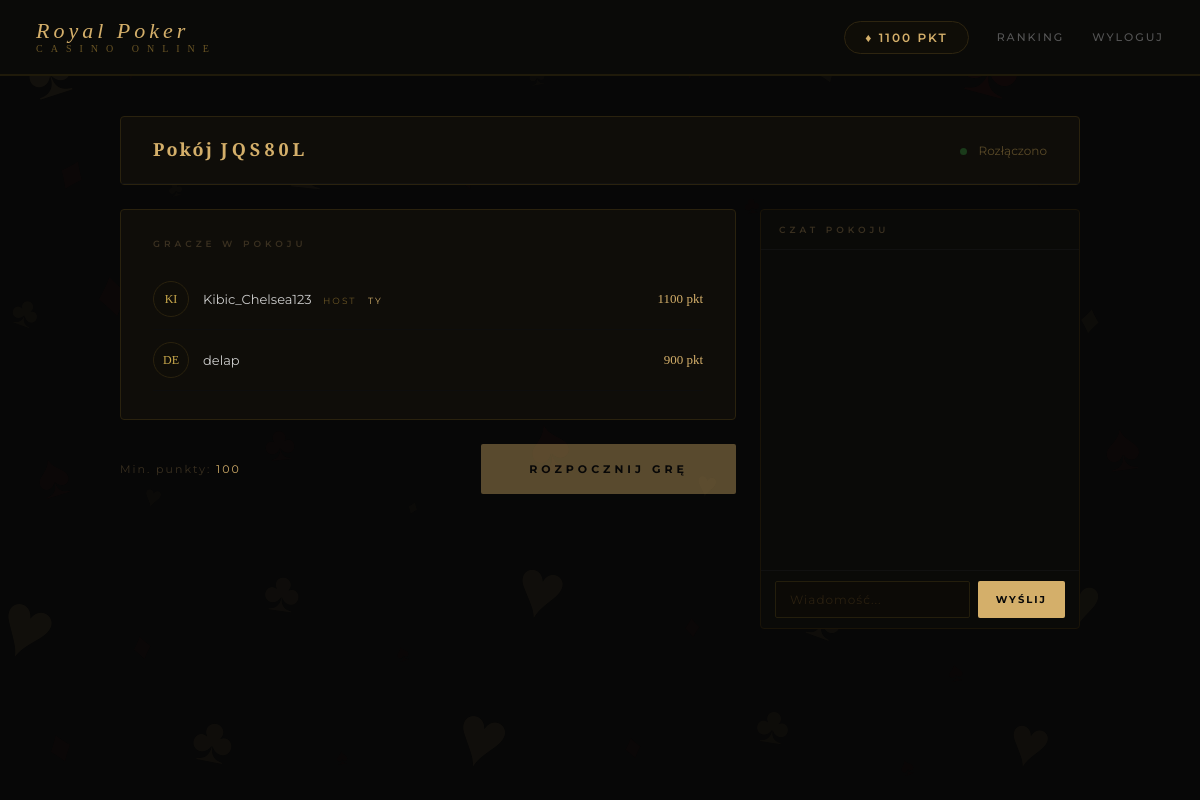
Page /lobby/pokoj/JQS80L/ (signed in) on the committed database.
### accounts/models.py (models this page shows)
class Player(AbstractUser):
    points = models.IntegerField(default=1000)
    groups = models.ManyToManyField(
        'auth.Group',
        blank=True,
        related_name='player_set'
    )
    user_permissions = models.ManyToManyField(
        'auth.Permission',
        blank=True,
        related_name='player_set'
    )

### lobby/models.py (models this page shows, shortened)
class Room(models.Model):
    kod = models.CharField(max_length=6, unique=True)
    host = models.ForeignKey(Player, on_delete=models.CASCADE, related_name='hosted_rooms')
    gracze = models.ManyToManyField(Player, related_name='rooms', blank=True)
    max_graczy = models.IntegerField(default=6)
    min_punkty = models.IntegerField(default=100)
    aktywna = models.BooleanField(default=True)
    stworzona = models.DateTimeField(auto_now_add=True)

### lobby/views.py (the view)
# urls.py: path('pokoj/<str:kod>/', views.pokoj_view, name='pokoj'),
@login_required
def pokoj_view(request, kod):
    pokoj = get_object_or_404(Room, kod=kod, aktywna=True)
    gracz = Player.objects.get(pk=request.user.pk)
    if gracz not in pokoj.gracze.all():
        return redirect('dolacz')
    return render(request, 'lobby/pokoj.html', {'pokoj': pokoj})

### lobby/templates/lobby/pokoj.html (shortened to what this page needs)
{% extends 'base.html' %}
{% block content %}
<div style="max-width:960px;margin:0 auto;">
    <div class="card" style="padding:0;margin-bottom:24px;">
        <div style="padding:20px 32px;border-bottom:1px solid #111;display:flex;justify-content:space-between;align-items:center;">
            <div>
                <h2 style="font-size:18px;margin-bottom:2px;">Pokój <span style="font-family:'Playfair Display',serif;color:#d4af6a;letter-spacing:4px;">{{ pokoj.kod }}</span></h2>
            </div>
            <div style="font-size:12px;color:#5a4a28;">
                <span class="status-dot" id="status-dot"></span>
                <span id="status-tekst">Łączenie...</span>
            </div>
        </div>
    </div>
    <div class="pokoj-grid">
        <div>
            <div id="lobby">
                <div class="card" style="padding:28px 32px;">
                    <div style="font-size:9px;letter-spacing:4px;color:#3a3020;margin-bottom:20px;font-weight:600;">GRACZE W POKOJU</div>
                    <ul class="gracze-lista" id="gracze-lista">
                        {% for gracz in pokoj.gracze.all %}
                        <li class="gracz-row" data-username="{{ gracz.username }}">
                            <div class="gracz-avatar">{{ gracz.username|slice:":2"|upper }}</div>
                            <div style="flex:1;font-size:13px;color:#ccc;">
                                {{ gracz.username }}
                                {% if gracz == pokoj.host %}<span style="font-size:9px;letter-spacing:2px;color:#6a5525;margin-left:8px;">HOST</span>{% endif %}
                                {% if gracz == request.user %}<span style="font-size:9px;letter-spacing:2px;color:#d4af6a;margin-left:8px;">TY</span>{% endif %}
                            </div>
                            <div style="font-family:'Playfair Display',serif;font-size:13px;color:#d4af6a;">{{ gracz.points }} pkt</div>
                        </li>
                        {% endfor %}
                    </ul>
                </div>
                <div style="margin-top:16px;display:flex;justify-content:space-between;align-items:center;">
                    <div style="font-size:11px;color:#3a3020;letter-spacing:2px;">Min. punkty: <span style="color:#d4af6a;">{{ pokoj.min_punkty }}</span></div>
                    {% if pokoj.host == request.user %}
                    <button class="btn" id="btn-start" onclick="rozpocznijGre()" style="opacity:0.4;cursor:not-allowed;">ROZPOCZNIJ GRĘ</button>
                    {% else %}
                    <div style="font-size:11px;color:#3a3020;letter-spacing:2px;">Czekaj na hosta...</div>
                    {% endif %}
                </div>
            </div>
        </div>
        <div class="czat-box">
            <div class="czat-naglowek">CZAT POKOJU</div>
            <div class="czat-wiadomosci" id="czat-wiadomosci"></div>
            <div class="czat-input-row">
                <input type="text" id="czat-input" placeholder="Wiadomość..." maxlength="200" onkeydown="if(event.key==='Enter') wyslijCzat()">
                <button class="btn" onclick="wyslijCzat()">WYŚLIJ</button>
            </div>
        </div>
    </div>
</div>
{% endblock %}

### templates/base.html (shortened to what this page needs)
<!DOCTYPE html>
<html lang="pl">
<head>
</head>
<body>
    <div class="suits-bg">
        <span style="font-size:88px;top:2%;left:2%;opacity:.055;color:#d4af6a;transform:rotate(-18deg)">♠</span>
        <span style="font-size:44px;top:5%;left:10%;opacity:.04;color:#8b2020;transform:rotate(12deg)">♥</span>
        <span style="font-size:26px;top:3%;left:20%;opacity:.03;color:#d4af6a;transform:rotate(-5deg)">♦</span>
        <span style="font-size:60px;top:1%;left:32%;opacity:.035;color:#8b2020;transform:rotate(22deg)">♣</span>
        <span style="font-size:32px;top:7%;left:44%;opacity:.025;color:#d4af6a;transform:rotate(-10deg)">♠</span>
        <span style="font-size:70px;top:2%;left:56%;opacity:.04;color:#8b2020;transform:rotate(8deg)">♥</span>
        <span style="font-size:38px;top:6%;left:68%;opacity:.03;color:#d4af6a;transform:rotate(-20deg)">♦</span>
        <span style="font-size:95px;top:1%;left:80%;opacity:.055;color:#8b2020;transform:rotate(15deg)">♣</span>
        <span style="font-size:28px;top:4%;left:92%;opacity:.03;color:#d4af6a;transform:rotate(-8deg)">♠</span>
        <span style="font-size:50px;top:18%;left:5%;opacity:.035;color:#8b2020;transform:rotate(25deg)">♦</span>
        <span style="font-size:22px;top:22%;left:14%;opacity:.025;color:#d4af6a;transform:rotate(-14deg)">♣</span>
        <span style="font-size:75px;top:15%;left:24%;opacity:.04;color:#d4af6a;transform:rotate(6deg)">♠</span>
        <span style="font-size:34px;top:20%;left:38%;opacity:.03;color:#8b2020;transform:rotate(-22deg)">♥</span>
        <span style="font-size:55px;top:16%;left:50%;opacity:.035;color:#d4af6a;transform:rotate(18deg)">♦</span>
        <span style="font-size:24px;top:24%;left:62%;opacity:.025;color:#8b2020;transform:rotate(-9deg)">♣</span>
        <span style="font-size:80px;top:14%;left:72%;opacity:.045;color:#d4af6a;transform:rotate(12deg)">♥</span>
        <span style="font-size:36px;top:19%;left:86%;opacity:.03;color:#8b2020;transform:rotate(-16deg)">♠</span>
        <span style="font-size:42px;top:36%;left:1%;opacity:.03;color:#d4af6a;transform:rotate(20deg)">♣</span>
        <span style="font-size:66px;top:32%;left:8%;opacity:.04;color:#8b2020;transform:rotate(-11deg)">♦</span>
        <span style="font-size:28px;top:40%;left:18%;opacity:.025;color:#d4af6a;transform:rotate(7deg)">♠</span>
        <span style="font-size:85px;top:30%;left:28%;opacity:.045;color:#8b2020;transform:rotate(-24deg)">♥</span>
        <span style="font-size:30px;top:38%;left:42%;opacity:.025;color:#d4af6a;transform:rotate(13deg)">♦</span>
        <span style="font-size:58px;top:33%;left:54%;opacity:.038;color:#8b2020;transform:rotate(-7deg)">♣</span>
        <span style="font-size:22px;top:42%;left:66%;opacity:.022;color:#d4af6a;transform:rotate(19deg)">♠</span>
        <span style="font-size:72px;top:29%;left:76%;opacity:.042;color:#8b2020;transform:rotate(-13deg)">♥</span>
        <span style="font-size:40px;top:37%;left:90%;opacity:.03;color:#d4af6a;transform:rotate(9deg)">♦</span>
        <span style="font-size:62px;top:55%;left:3%;opacity:.038;color:#8b2020;transform:rotate(-17deg)">♠</span>
        <span style="font-size:30px;top:60%;left:12%;opacity:.025;color:#d4af6a;transform:rotate(14deg)">♥</span>
        <span style="font-size:48px;top:52%;left:22%;opacity:.032;color:#8b2020;transform:rotate(-6deg)">♣</span>
        <span style="font-size:20px;top:62%;left:34%;opacity:.022;color:#d4af6a;transform:rotate(21deg)">♦</span>
        <span style="font-size:78px;top:50%;left:44%;opacity:.042;color:#8b2020;transform:rotate(-15deg)">♠</span>
        <span style="font-size:36px;top:58%;left:58%;opacity:.028;color:#d4af6a;transform:rotate(10deg)">♥</span>
        <span style="font-size:54px;top:53%;left:70%;opacity:.035;color:#8b2020;transform:rotate(-22deg)">♦</span>
        <span style="font-size:26px;top:63%;left:82%;opacity:.022;color:#d4af6a;transform:rotate(16deg)">♣</span>
        <span style="font-size:68px;top:51%;left:92%;opacity:.04;color:#8b2020;transform:rotate(-8deg)">♠</span>
        <span style="font-size:90px;top:72%;left:0%;opacity:.05;color:#d4af6a;transform:rotate(22deg)">♥</span>
        <span style="font-size:38px;top:78%;left:11%;opacity:.03;color:#8b2020;transform:rotate(-12deg)">♦</span>
        <span style="font-size:56px;top:70%;left:22%;opacity:.036;color:#d4af6a;transform:rotate(8deg)">♣</span>
        <span style="font-size:24px;top:80%;left:33%;opacity:.022;color:#8b2020;transform:rotate(-18deg)">♠</span>
        <span style="font-size:82px;top:68%;left:43%;opacity:.046;color:#d4af6a;transform:rotate(14deg)">♥</span>
        <span style="font-size:32px;top:76%;left:57%;opacity:.026;color:#8b2020;transform:rotate(-5deg)">♦</span>
        <span style="font-size:60px;top:73%;left:67%;opacity:.038;color:#d4af6a;transform:rotate(20deg)">♣</span>
        <span style="font-size:28px;top:82%;left:79%;opacity:.022;color:#8b2020;transform:rotate(-10deg)">♠</span>
        <span style="font-size:76px;top:70%;left:88%;opacity:.044;color:#d4af6a;transform:rotate(6deg)">♥</span>
        <span style="font-size:46px;top:90%;left:4%;opacity:.03;color:#8b2020;transform:rotate(-20deg)">♦</span>
        <span style="font-size:64px;top:88%;left:16%;opacity:.038;color:#d4af6a;transform:rotate(11deg)">♣</span>
        <span style="font-size:22px;top:93%;left:28%;opacity:.02;color:#8b2020;transform:rotate(-7deg)">♠</span>
        <span style="font-size:86px;top:86%;left:38%;opacity:.048;color:#d4af6a;transform:rotate(17deg)">♥</span>
        <span style="font-size:34px;top:91%;left:52%;opacity:.026;color:#8b2020;transform:rotate(-13deg)">♦</span>
        <span style="font-size:52px;top:87%;left:63%;opacity:.033;color:#d4af6a;transform:rotate(9deg)">♣</span>
        <span style="font-size:26px;top:94%;left:75%;opacity:.02;color:#8b2020;transform:rotate(-21deg)">♠</span>
        <span style="font-size:70px;top:88%;left:84%;opacity:.04;color:#d4af6a;transform:rotate(15deg)">♥</span>
    </div>
    <nav>
        <a href="/" class="nav-logo">Royal Poker<span>CASINO ONLINE</span></a>
        <div class="nav-links">
            {% if user.is_authenticated %}
                <span class="nav-points">♦ {{ user.points }} PKT</span>
                <a href="/ranking/">RANKING</a>
                <a href="/accounts/logout/">WYLOGUJ</a>
            {% else %}
                <a href="/accounts/login/">LOGOWANIE</a>
                <a href="/accounts/register/">REJESTRACJA</a>
            {% endif %}
        </div>
    </nav>
    <div class="container">
        {% block content %}{% endblock %}
    </div>
</body>
</html>

### templates/base.html (style rules this page uses)
* { margin: 0; padding: 0; box-sizing: border-box; }
body { background-color: #070707; color: #f0e6d3; font-family: 'Montserrat', sans-serif; min-height: 100vh; }
nav { background: #0a0a08; border-bottom: 2px solid #1f1a0a; padding: 20px 36px; display: flex; justify-content: space-between; align-items: center; position: relative; z-index: 3; }
.nav-logo { font-family: 'Playfair Display', serif; font-size: 22px; color: #d4af6a; letter-spacing: 4px; font-style: italic; line-height: 1; text-decoration: none; }
.nav-logo span { font-style: normal; font-size: 10px; letter-spacing: 8px; display: block; color: #6a5525; margin-top: 2px; }
.nav-links { display: flex; align-items: center; gap: 28px; }
.nav-links a { font-size: 11px; color: #555; letter-spacing: 2px; cursor: pointer; font-weight: 500; text-decoration: none; transition: color 0.2s; }
.nav-points { font-size: 12px; color: #d4af6a; letter-spacing: 2px; border: 1px solid #2e2510; padding: 8px 20px; border-radius: 30px; background: #0f0d07; font-weight: 600; }
.container { max-width: 1000px; margin: 40px auto; padding: 0 20px; position: relative; z-index: 2; }
.card { background: #0f0d09; border: 1px solid #2a220e; border-radius: 4px; padding: 40px; margin-bottom: 24px; }
h1, h2 { font-family: 'Playfair Display', serif; color: #d4af6a; margin-bottom: 20px; letter-spacing: 2px; }
.btn { font-family: 'Montserrat', sans-serif; font-size: 11px; font-weight: 700; letter-spacing: 4px; padding: 18px 48px; border-radius: 2px; cursor: pointer; background: #d4af6a; color: #080808; border: none; text-decoration: none; display: inline-block; transition: opacity 0.2s; }
input[type="text"], input[type="password"] { width: 100%; background: #0c0a06; border: 1px solid #241e0c; color: #d4af6a; padding: 15px 18px; font-family: 'Montserrat', sans-serif; font-size: 13px; letter-spacing: 1px; box-sizing: border-box; outline: none; border-radius: 2px; transition: border-color 0.2s; margin-bottom: 22px; }
input[type="text"]::placeholder, input[type="password"]::placeholder { color: #2a2010; }
.suits-bg { position: fixed; top: 0; left: 0; right: 0; bottom: 0; z-index: 0; pointer-events: none; overflow: hidden; }
.suits-bg span { position: absolute; font-family: 'Playfair Display', serif; user-select: none; }

### lobby/templates/lobby/pokoj.html (style rules this page uses)
.pokoj-grid { display: grid; grid-template-columns: 1fr 320px; gap: 24px; }
.gracze-lista { list-style: none; }
.gracz-row { display: flex; align-items: center; gap: 14px; padding: 12px 0; border-bottom: 1px solid #0d0d0d; }
.gracz-avatar { width: 36px; height: 36px; border-radius: 50%; background: #0f0d08; border: 1px solid #2a220e; display: flex; align-items: center; justify-content: center; font-family: 'Playfair Display', serif; font-size: 12px; color: #c9a84c; flex-shrink: 0; }
.czat-box { background: #0a0a08; border: 1px solid #1a1408; border-radius: 4px; display: flex; flex-direction: column; height: 420px; }
.czat-naglowek { padding: 14px 18px; border-bottom: 1px solid #111; font-size: 9px; letter-spacing: 4px; color: #3a3020; font-weight: 600; }
.czat-wiadomosci { flex: 1; overflow-y: auto; padding: 14px 18px; display: flex; flex-direction: column; gap: 10px; }
.czat-input-row { padding: 10px 14px; border-top: 1px solid #111; display: flex; gap: 8px; }
.czat-input-row input { flex: 1; margin-bottom: 0; padding: 10px 14px; font-size: 12px; }
.czat-input-row button { padding: 10px 18px; font-size: 10px; letter-spacing: 2px; }
.status-dot { width: 7px; height: 7px; border-radius: 50%; background: #1a3a1a; display: inline-block; margin-right: 8px; transition: background 0.3s; }

### rows in the picture
Player: points "1100", username "KI", username "Kibic_Chelsea123", shows "HOST", shows "TY"
Room: kod "JQS80L", min_punkty "100"
Player: username "DE", username "delap", points "900"
